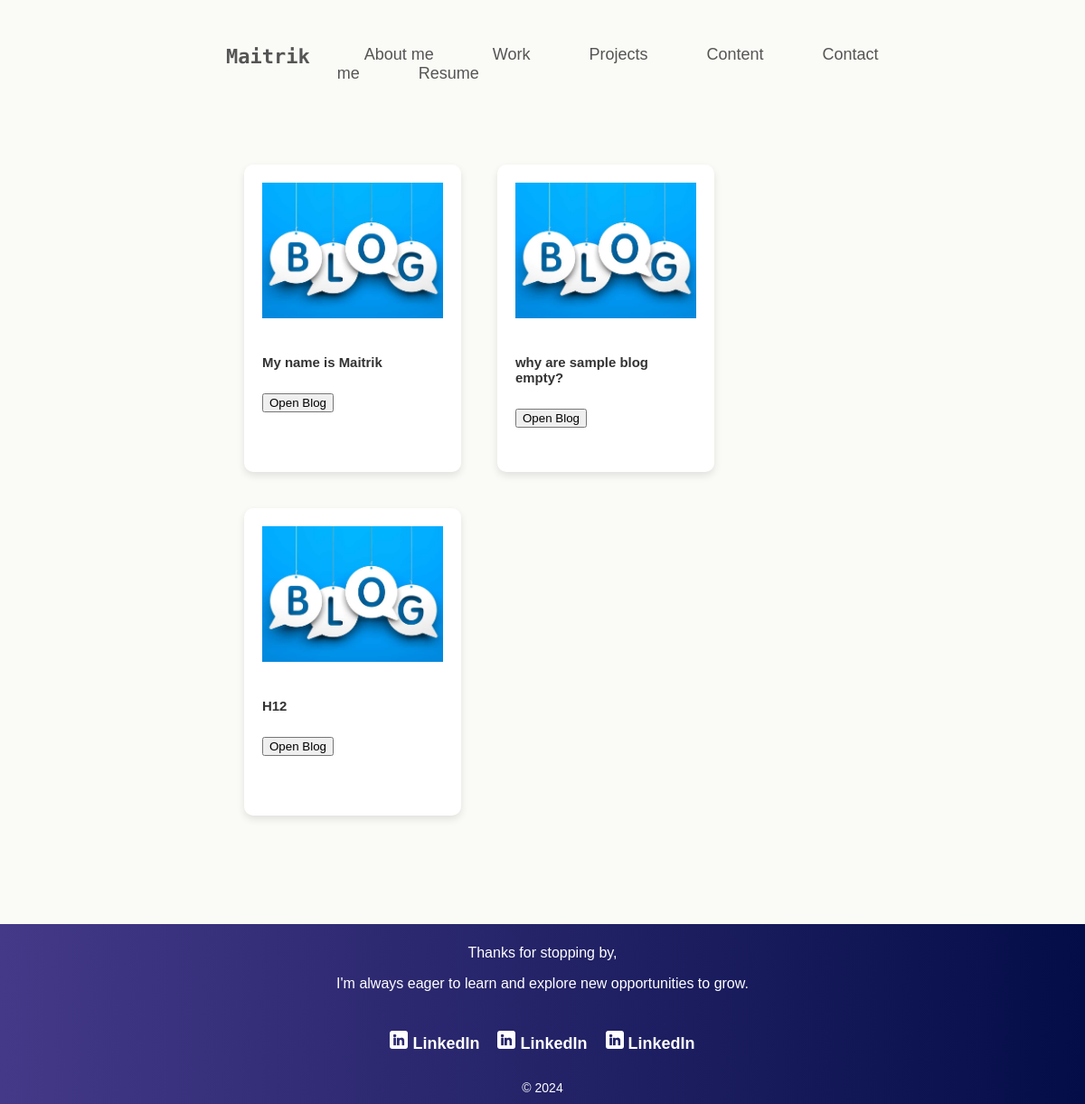
Page /content/ on the earlier database version.
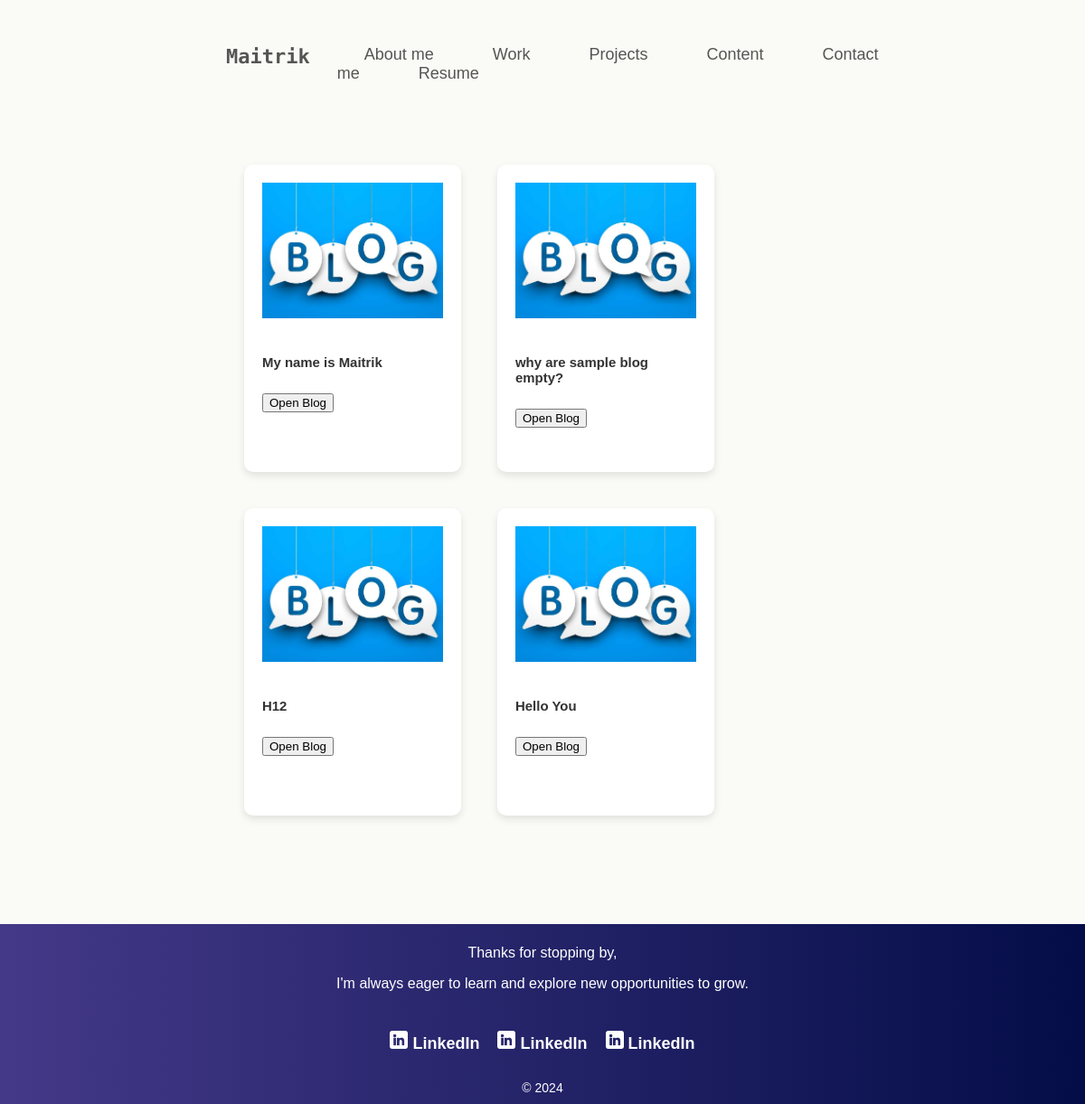
Same page on the later database version.
### portfolio_app/models.py (models this page shows, shortened)
class Blog(models.Model):
    title = models.CharField(max_length=100)
    genre = models.CharField(max_length=20, choices=genre, default='misc')
    image = models.ImageField(upload_to ='portfolio_app/static/', default = "portfolio_app/static/default-image.jpg")
    content = models.TextField()
    publication_date = models.DateField()

### portfolio_app/views.py (the view)
# urls.py: path('content/', views.content, name='content'),
def content(request):
    blogs = Blog.objects.all()
    engineering = Blog.objects.filter(genre='engineering')
    personal = Blog.objects.filter(genre='personal')
    return render(request, "content.html", context={'blogs':blogs, 'engineering':engineering, 'personal':personal})

### portfolio_app/templates/content.html (shortened to what this page needs)
{% extends 'base.html' %}
{% block content %}
{% load static %}
    <section class="blogs-container">
      {% for blog in blogs %}
      <div class="blog-card">
        <img class="project-image" src="{% static '/blogs.jpg' %}" alt="Project 3">
        <h5>{{ blog.title }}</h5>
          <button class="open-project-button">Open Blog</button>
      </div>
      {% endfor %}
    </section>
{% endblock %}

### portfolio_app/templates/base.html (shortened to what this page needs)
<!DOCTYPE html>
{% load static %}
<html lang="en">
<head>
    <link href="https://fonts.cdnfonts.com/css/satoshi" rel="stylesheet">
</head>
<body>
    <header>
            <nav>
                <div class="logo"><a  href="/">Maitrik</a> </div>
                <div class="navbar">
                  <a href="{% url 'home' %}">About me</a>
                  <a href="{% url 'work' %}">Work</a>
                  <a href="{% url 'Projects' %}">Projects</a>
                  <a href="{% url 'content' %}">Content</a>
                  <a href="{% url 'contact' %}">Contact me</a>
                  <a href="{% url 'resume_contact' %}">Resume</a>
                  </div>
              </nav>
    </header>
    <div class="container">
        {% block content %}{% endblock %}
    </div>
    <div class="footer">
        <div class="thanks">
          <p>Thanks for stopping by,</p>
          <p>I'm always eager to learn and explore new opportunities to grow.</p>
        </div>
        <div class="social">
            <li>
              <a href="https://www.linkedin.com/in/maitrik-siddhapura/" target="_blank">
                <img src="{% static '/linkedin.png' %}" alt="LinkedIn" class = "social-icon">
                LinkedIn</a>
            </li>
            <li>
              <a href="https://www.linkedin.com/in/maitrik-siddhapura/" target="_blank">
                <img src="{% static '/linkedin.png' %}" alt="LinkedIn" class = "social-icon">
                LinkedIn</a>
            </li>
            <li>
              <a href="https://www.linkedin.com/in/maitrik-siddhapura/" target="_blank">
                <img src="{% static '/linkedin.png' %}" alt="LinkedIn" class = "social-icon">
                LinkedIn</a>
            </li>
        </div>
        <div class="cyear">© 2024</div>
      </div>
</body>
</html>

Differences in the rows shown:
added Blog: title "Hello You"
